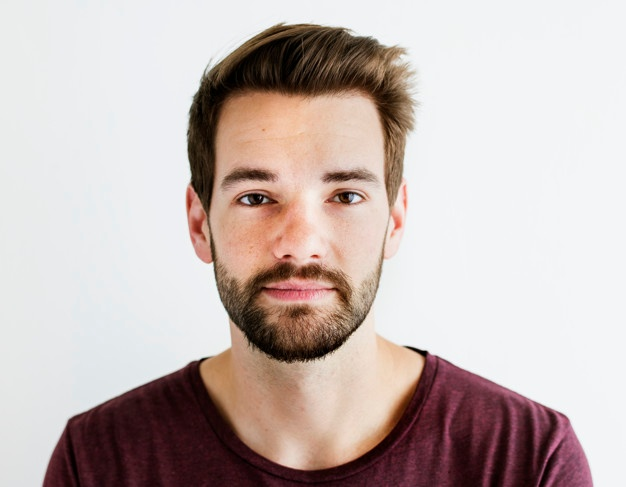
#> input picture Asignaciones/A2_charla/img.jpg, 626 x 487 px
$ jupyter execute BRIEF.ipynb   (shell and % lines are left out)
#> lines starting #> are read from the running program, lines starting #| are printed output that depends on the picture
<div align="center">
    <h1>BRIEF (Binary Robust Independent Elementary Features)</h1>
</div>

**Asignatura:** Tópicos Especiales - Visión Artificial -  0756

**Profesor:** Edmanuel Cruz

**Estudiante:** Ricardo Cuan 8-941-913

## Importar librerías y mostrar las imagenes a tratar

[cell 1]
import cv2
import matplotlib.pyplot as plt
import numpy as np


# Cargar la imagen
imagen = cv2.imread('./img.jpg')
#> imagen is the input picture: shape (487, 626, 3); mean B, G, R 180.9, 184.2, 198

# Convertir la imagen_de_entrenamiento a RGB
imagen_de_entrenamiento = cv2.cvtColor(imagen, cv2.COLOR_BGR2RGB)

# Convertir la imagen_de_entrenamiento a escala de grises
entrenamiento_gris = cv2.cvtColor(imagen_de_entrenamiento, cv2.COLOR_RGB2GRAY)
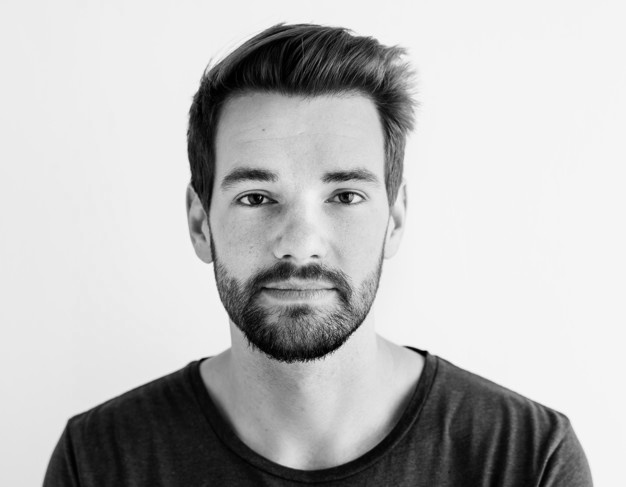
#> entrenamiento_gris: shape (487, 626); min 0, max 251, mean 188

# Crear imagen_de_prueba añadiendo invarianza de escala e invarianza rotacional
imagen_de_prueba = cv2.pyrDown(imagen_de_entrenamiento)
imagen_de_prueba = cv2.pyrDown(imagen_de_prueba)
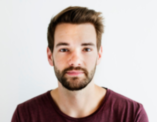
#> imagen_de_prueba: shape (122, 157, 3); mean R, G, B 198.3, 184.7, 181.4
num_filas, num_columnas = imagen_de_prueba.shape[:2]
#> num_filas = 122; num_columnas = 157

matrix_rotada = cv2.getRotationMatrix2D((num_columnas/2, num_filas/2), 30, 1)
imagen_de_prueba = cv2.warpAffine(imagen_de_prueba, matrix_rotada, (num_columnas, num_filas))
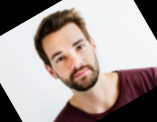
#> imagen_de_prueba: shape (122, 157, 3); mean R, G, B 165.8, 153.5, 149.7

prueba_gris = cv2.cvtColor(imagen_de_prueba, cv2.COLOR_RGB2GRAY)
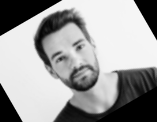
#> prueba_gris: shape (122, 157); min 0, max 245, mean 156.8


# Mostrar la imagen de entrenamiento y la imagen de prueba
fx, plots = plt.subplots(1, 2, figsize=(20,10))

plots[0].set_title("Imgen de entrenamiento")
imagen1 = plots[0].imshow(imagen_de_entrenamiento)

plots[1].set_title("Imagen de prueba")
imagen2 = plots[1].imshow(imagen_de_prueba)

## Detectar keypoints y crear descriptor

[cell 2]
# Detectar keypoints y crear descriptor
fast = cv2.FastFeatureDetector_create()
brief = cv2.xfeatures2d.BriefDescriptorExtractor_create()

keypoints_de_entrenamiento = fast.detect(entrenamiento_gris, None)
#> keypoints_de_entrenamiento = 2539 keypoints; strongest (x, y, size): (260, 197, 7), (265, 199, 7), (248, 202, 7), (246, 198, 7)
keypoints_de_prueba = fast.detect(prueba_gris, None)
#> keypoints_de_prueba = 188 keypoints; strongest (x, y, size): (79, 47, 7), (74, 44, 7), (60, 58, 7), (68, 102, 7)

keypoints_de_entrenamiento, descriptor_de_entrenamiento = brief.compute(entrenamiento_gris, keypoints_de_entrenamiento)
#> keypoints_de_entrenamiento = 2430 keypoints; strongest (x, y, size): (260, 197, 7), (265, 199, 7), (248, 202, 7), (246, 198, 7)
keypoints_de_prueba, test_descriptor = brief.compute(prueba_gris, keypoints_de_prueba)
#> keypoints_de_prueba = 114 keypoints; strongest (x, y, size): (79, 47, 7), (74, 44, 7), (60, 58, 7), (60, 52, 7)

keypoints_sin_tamano = np.copy(imagen_de_entrenamiento)
keypoints_con_tamano = np.copy(imagen_de_entrenamiento)

cv2.drawKeypoints(imagen_de_entrenamiento, keypoints_de_entrenamiento, keypoints_sin_tamano, color = (0, 255, 0))
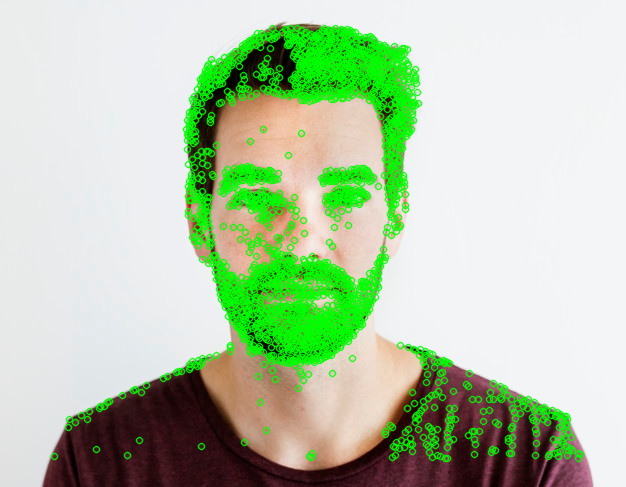
#> keypoints_sin_tamano: shape (487, 626, 3); mean R, G, B 183.2, 201.9, 171.6

cv2.drawKeypoints(imagen_de_entrenamiento, keypoints_de_entrenamiento, keypoints_con_tamano, flags = cv2.DRAW_MATCHES_FLAGS_DRAW_RICH_KEYPOINTS)
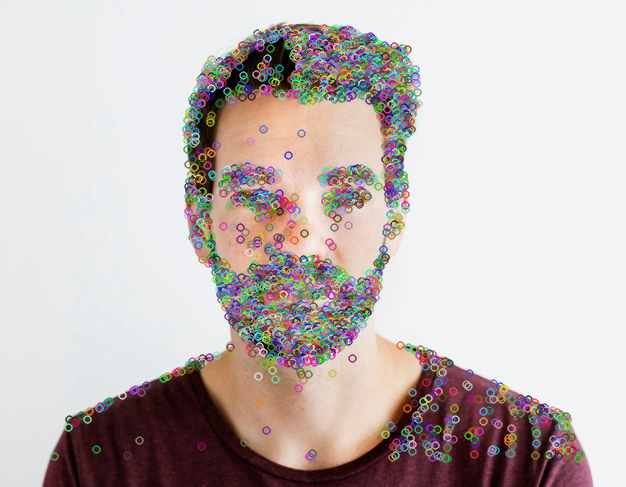
#> keypoints_con_tamano: shape (487, 626, 3); mean R, G, B 197.5, 187.9, 186.2


# Mostrar imagenes de los keypoints con y sin tamaño
fx, plots = plt.subplots(1, 2, figsize=(20,10))

plots[0].set_title("keypoints de Entrenamiento con tamaño")
plots[0].imshow(keypoints_con_tamano, cmap='gray')

plots[1].set_title("keypoints de Entrenamiento sin tamaño")
plots[1].imshow(keypoints_sin_tamano, cmap='gray')


# Imprimir el numero de keypoints detectado en la imagen de entrenamiento
print("Número de keypoints detectado en la Imagen de entrenamiento: ", len(keypoints_de_entrenamiento))
#| Número de keypoints detectado en la Imagen de entrenamiento:  2430

# Imprimir el numero de keypoints detectado en la imagen de prueba
print("Número de keypoints detectado en la imagen de prueba: ", len(keypoints_de_prueba))
#| Número de keypoints detectado en la imagen de prueba:  114

## keypoints coincidentes

[cell 3]
# Crear un comparador de objetos usando fuerza bruta
bf = cv2.BFMatcher(cv2.NORM_HAMMING, crossCheck = True)

# Realizar la comparación entre el descriptor BRIEF de la imagen de entrenamiento y la imagen de prueba
comparaciones = bf.match(descriptor_de_entrenamiento, test_descriptor)
#> comparaciones = 62 matches

# Las comparaciones de distancia más corta son las que nos interesan
comparaciones = sorted(comparaciones, key = lambda x : x.distance)

result = cv2.drawMatches(imagen_de_entrenamiento, keypoints_de_entrenamiento, prueba_gris, keypoints_de_prueba, comparaciones, prueba_gris, flags = 2)
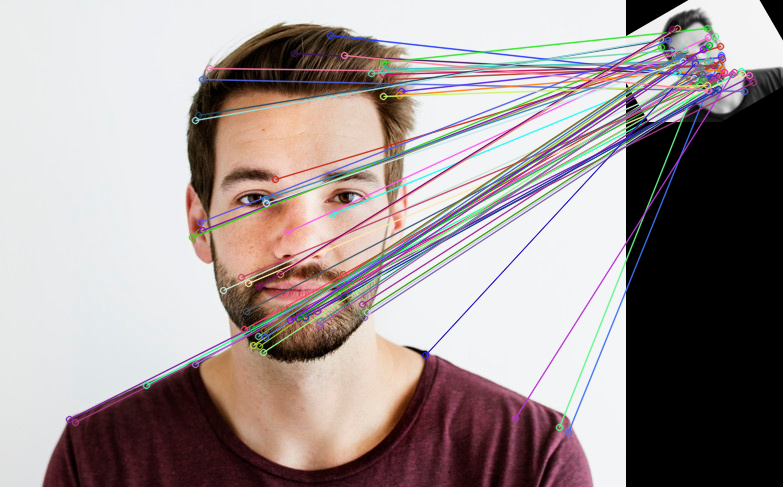
#> result: shape (487, 783, 3); mean R, G, B 160.2, 149.4, 148.9


# Mostrar los mejores puntos comparados
plt.rcParams['figure.figsize'] = [14.0, 7.0]
plt.title('Los mejores puntos comparados')
plt.imshow(result)
plt.show()

# Imprimir el total de número de puntos comparados entre la imagen de entrenamiento y la imagen de prueba
print("\nNúmero de keypoints iguales entre las imagenes de entrenamiento y las imagenes de prueba: ", len(comparaciones))
#| Número de keypoints iguales entre las imagenes de entrenamiento y las imagenes de prueba:  62
